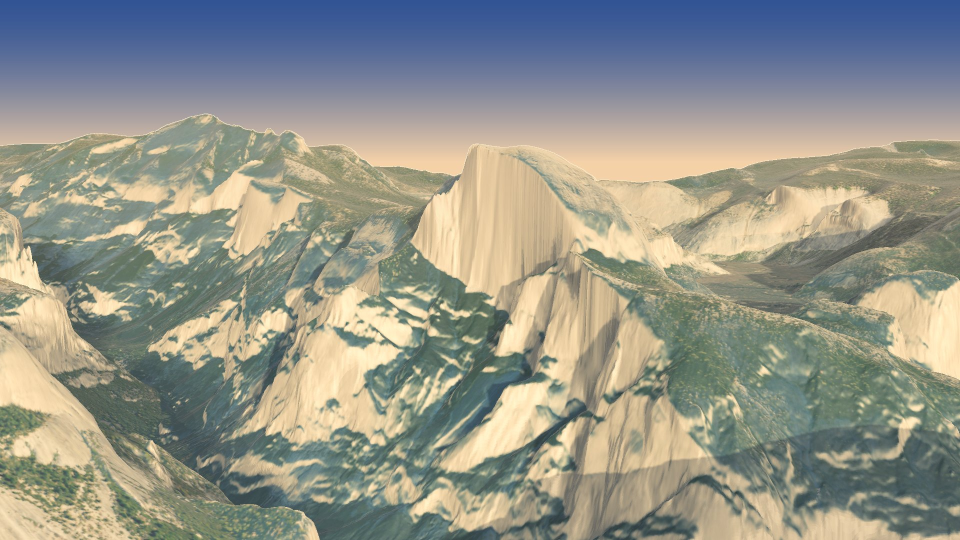
#> input picture assets/half-dome-from-sentinel-bridge.jpg, 1920 x 1080 px (shown at 1/2 size)
$ python -i render.py   (imports and definitions only)
#> lines starting #> are read from the running program, lines starting #| are printed output that depends on the picture; after the words box and inside, x2 and y2 are one past the last pixel; in counts of white or black regions, pixels touching at a corner belong together
"""Step 3: fly the camera down Yosemite Valley and back, and write the MP4.

    pixi run preview        # small and quick: every 3rd frame at 640x360 -> out/preview.mp4
    pixi run stills         # a few full-size frames to check the look -> out/stills/
    pixi run render         # the whole flight at 1920x1080, 30 fps -> out/yosemite_valley_flyover.mp4

Terrain: USGS lidar at 3 m. Imagery: NAIP, sharper over the valley. The sun is
placed for a June evening, with a thin valley haze that catches the low sun; each
frame then gets a painted evening sky, a golden-hour grade and distance haze. Frames go straight from the forge3d viewer into ffmpeg.
"""
from __future__ import annotations

import argparse
import shutil
import subprocess
import sys
import time
from pathlib import Path

import numpy as np
import rasterio
from PIL import Image

import forge3d as f3d

import config
import flight

# Evening sky, zenith to horizon, and a faint warm haze toward the horizon.
ZENITH = np.array([0.20, 0.33, 0.58])
HORIZON = np.array([0.96, 0.82, 0.66])
WARM = np.array([0.12, 0.03, -0.10])       # golden-hour highlights...
COOL = np.array([-0.06, 0.0, 0.07])        # ...and blue shadows
CONTRAST = 1.08
HAZE_MAX = 0.32
PBR = {"enabled": True, "exposure": 0.72, "msaa": 8, "shadow_technique": "pcss", "shadow_map_res": 4096,
       "height_ao": {"enabled": True, "strength": 0.7, "max_distance": 400.0},
       "sun_visibility": {"enabled": True, "mode": "soft", "max_distance": 6000.0}}
LITE = {"msaa": 4, "shadow_technique": "pcf", "shadow_map_res": 2048}
# forge3d's physical sky with aerial perspective (distant walls fade into the air), and a
# thin layer of valley haze that catches the low sun as light shafts.
SKY = {"enabled": True, "turbidity": 3.2, "ground_albedo": 0.25, "sun_intensity": 0.55,
       "aerial_perspective": True, "sky_exposure": 0.65}
HAZE = {"enabled": True, "mode": "height", "density": 0.004, "height_falloff": 0.12, "scattering": 0.55,
        "absorption": 0.15, "light_shafts": True, "shaft_intensity": 0.30, "steps": 32, "half_res": False}
TERRAIN = {"zscale": 1.0, "ambient": 0.09}


class _Tee:
    """Wraps the viewer's stdout so everything it prints also lands in out/viewer.log."""

    def __init__(self, stream, log):
        self._s, self._log = stream, log

    # [5 lines left out: function _keep, not called in this run]

    def readline(self, *a):
        return self._keep(self._s.readline(*a))

    def read(self, *a):
        return self._keep(self._s.read(*a))

    def __iter__(self):
        for line in self._s:
            yield self._keep(line)

    def __getattr__(self, name):
        return getattr(self._s, name)


# [17 lines left out: function open_viewer, not called in this run]


def sky_mask(img: np.ndarray) -> np.ndarray:
    """The viewer's background: a smooth, near-white, grey gradient joined to the top edge."""
    from scipy import ndimage
    lo, hi = img.min(axis=2), img.max(axis=2)
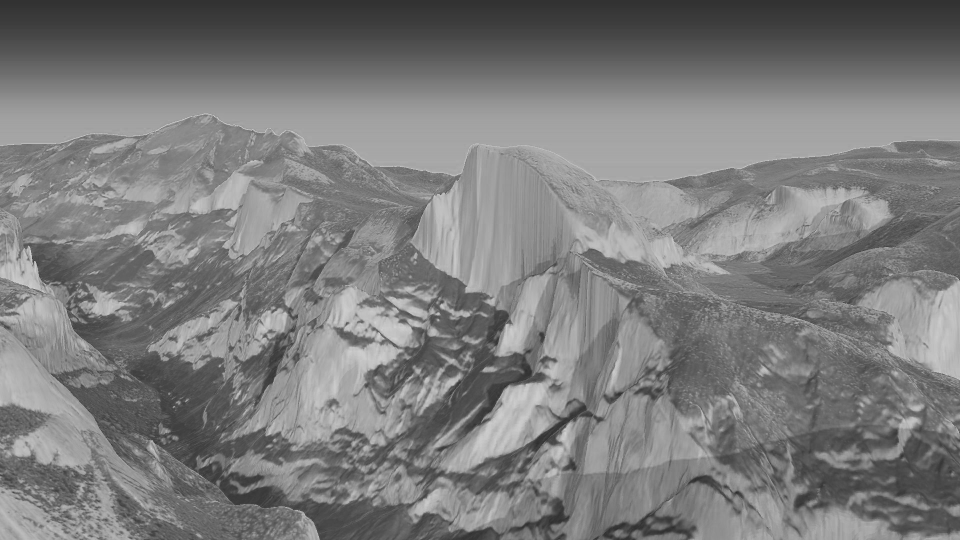
#> lo: shape (1080, 1920) int16 (shown at 1/2 size); min 41, max 224, mean 124
    lum = img.mean(axis=2).astype(np.float32)
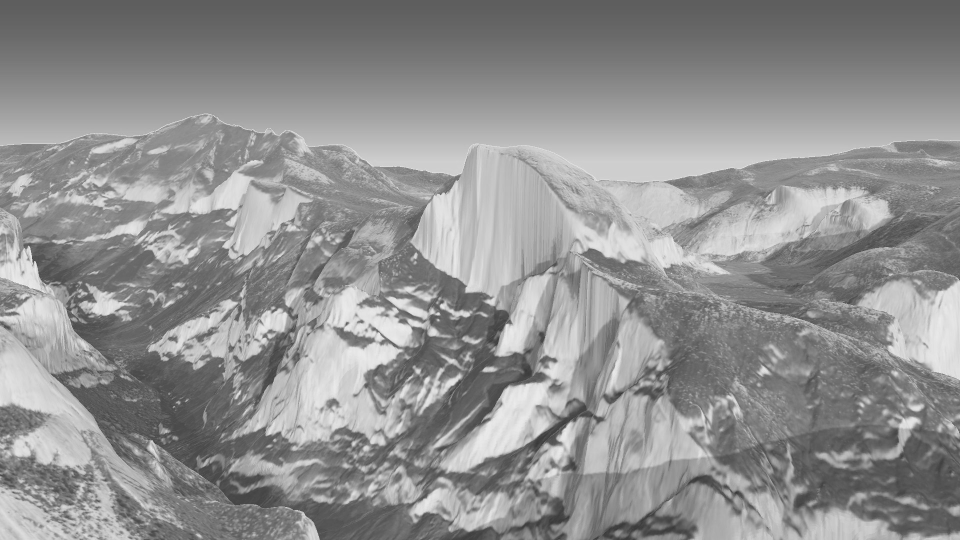
#> lum: shape (1080, 1920) float32 (shown at 1/2 size); min 49.33, max 242, mean 144.9
    smooth = np.abs(lum - ndimage.uniform_filter(lum, 3)) < 1.5
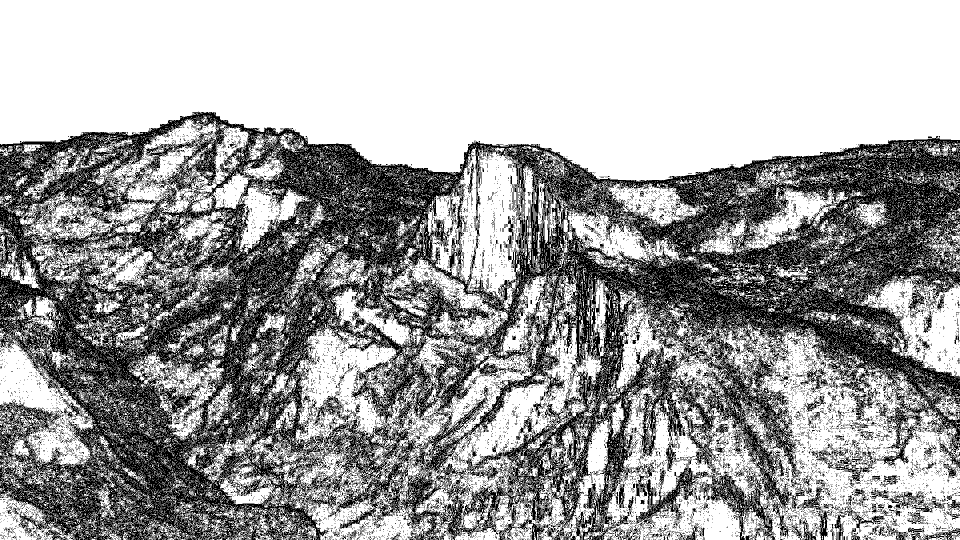
#> smooth: shape (1080, 1920) bool (shown at 1/2 size); 63.2% white; 16204 black regions (15732 under 20 px), largest, box (x1, y1, x2, y2) and area: (0, 223, 1920, 1080) 682611, (1768, 983, 1865, 1048) 1278, (626, 782, 701, 851) 1155
    cand = (lo >= 228) & (hi - lo <= 10) & smooth
#> cand: shape (1080, 1920) bool; every value is 0
    lab, n = ndimage.label(cand)
#> lab: shape (1080, 1920) int32; every value is 0
#> n = 0
    top = np.unique(lab[0][lab[0] > 0])
#> top = empty array
    sky = np.isin(lab, top)
    # close pinholes left by the smoothness test
    return ndimage.binary_closing(sky, iterations=2) | sky


def finish(png: Path) -> np.ndarray:
    """Evening look: a painted sky behind the terrain, warm highlights and cool shadows on the
    land, and haze thickening toward the skyline (distant ridges sit near it)."""
    img = np.asarray(Image.open(png).convert("RGB")).astype(np.int16)
    sky = sky_mask(img)
    h = img.shape[0]
#> h = 1080
    # skyline: the typical height where the sky ends, never so high it squashes the gradient
    first_land = np.argmin(sky, axis=0)
#> first_land = 1920 values from 0 to 0
    first_land[sky.all(axis=0)] = h
    horizon = int(np.clip(np.median(first_land), 0.30 * h, h))
#> horizon = 324
    x = img.astype(np.float64) / 255.0

    lum = x @ np.array([0.2126, 0.7152, 0.0722])
    hi = np.clip((lum - 0.2) / 0.6, 0, 1)[..., None]
#> hi: shape (1080, 1920, 1) float64
    hi = hi * hi * (3 - 2 * hi)
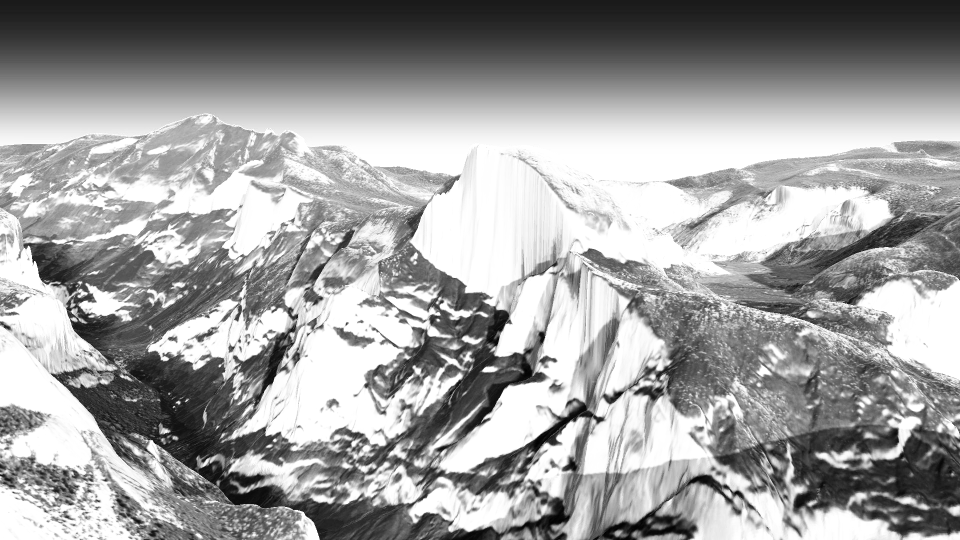
#> hi: shape (1080, 1920, 1) float64 (shown at 1/2 size); min 0.000192, max 1, mean 0.625
    x = x * (1 + hi * WARM) * (1 + (1 - hi) * COOL)
    x = np.clip((x - 0.5) * CONTRAST + 0.5, 0, 1)
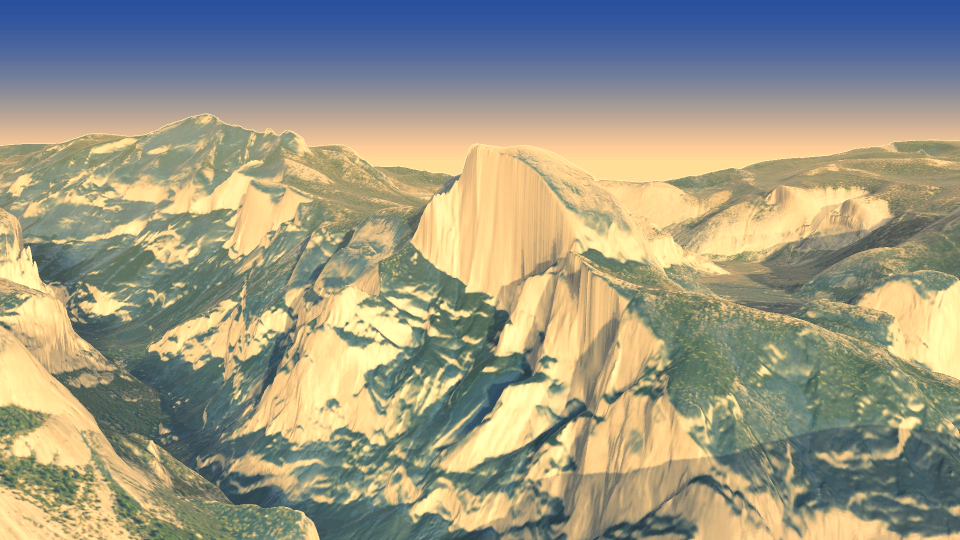
#> x: shape (1080, 1920, 3) float64 (shown at 1/2 size); mean R, G, B 0.617, 0.602, 0.52
    # haze: strongest just under the skyline, gone ~40% of the frame further down
    d = np.clip((np.arange(h) - horizon) / (0.40 * h), 0, 1)[:, None, None]
#> d = 1080 values from 0 to 1
    x = x * (1 - HAZE_MAX * (1 - d) ** 2) + HORIZON * HAZE_MAX * (1 - d) ** 2
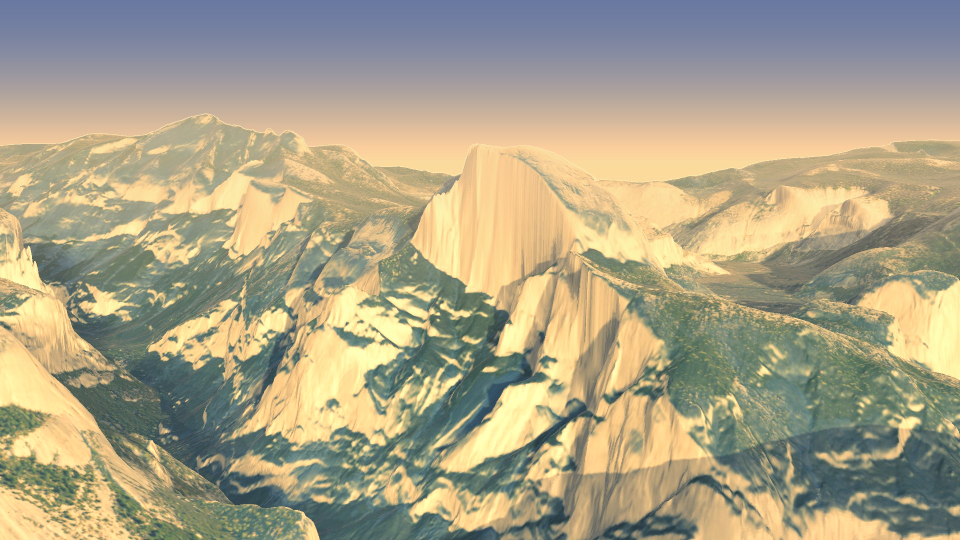
#> x: shape (1080, 1920, 3) float64 (shown at 1/2 size); mean R, G, B 0.669, 0.636, 0.532

    t = np.clip(np.arange(h) / max(horizon, 1), 0.0, 1.0)[:, None] ** 1.5
#> t = 1080 values from 0 to 1
    paint = ZENITH * (1 - t) + HORIZON * t
#> paint = 1080 rows, first 8: [0.2, 0.33, 0.58], [0.2, 0.33, 0.58], [0.2, 0.33, 0.58], [0.201, 0.33, 0.58], [0.201, 0.331, 0.58], [0.201, 0.331, 0.58], [0.202, 0.331, 0.58], [0.202, 0.332, 0.58]
    x[sky] = np.broadcast_to(paint[:, None, :], x.shape)[sky]
    # soften the skyline edge by a pixel
    a = sky.astype(np.float64)
#> a: shape (1080, 1920) float64; every value is 0
    from scipy.ndimage import gaussian_filter
    a = gaussian_filter(a, 0.8)[..., None]
    sky_img = np.broadcast_to(paint[:, None, :], x.shape)
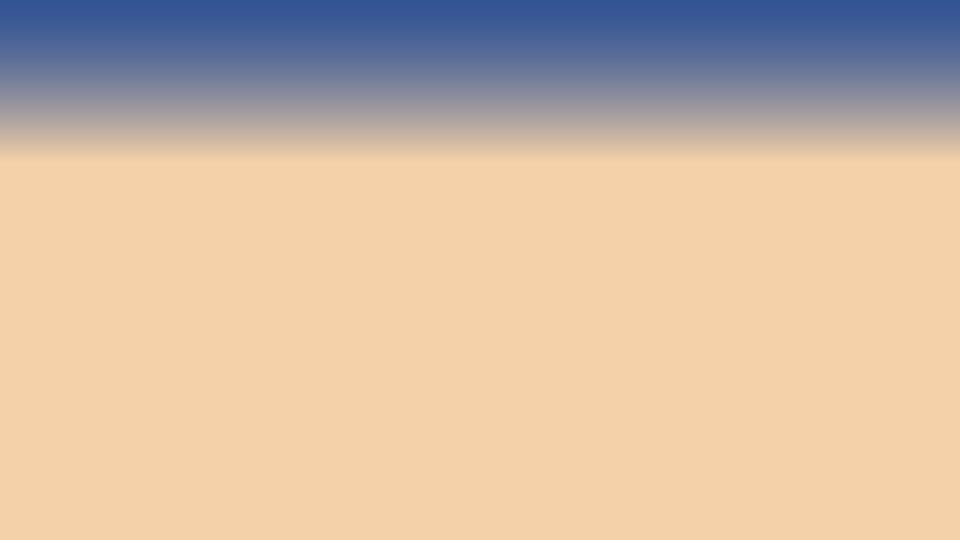
#> sky_img: shape (1080, 1920, 3) float64 (shown at 1/2 size); mean R, G, B 0.823, 0.732, 0.646
    x = x * (1 - a) + sky_img * a
    return np.clip(x * 255.0 + 0.5, 0, 255).astype(np.uint8)


def uv(left, top, right, bottom):
    W, H = config.RIGHT - config.LEFT, config.TOP - config.BOTTOM
    return ((left - config.LEFT) / W, (config.TOP - top) / H, (right - config.LEFT) / W, (config.TOP - bottom) / H)


# [100 lines left out: function main, not called in this run]


# [11 lines not run here, left out]

>>> result = finish('../assets/half-dome-from-sentinel-bridge.jpg')
